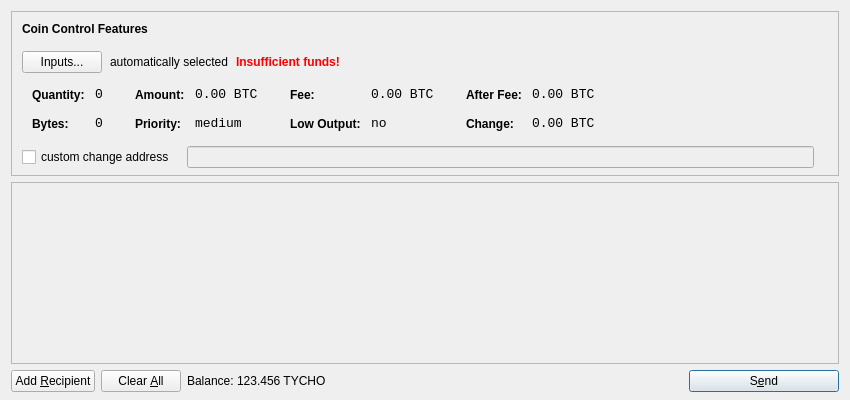
<?xml version="1.0" encoding="UTF-8"?>
<ui version="4.0">
 <class>SendCoinsDialog</class>
 <widget class="QDialog" name="SendCoinsDialog">
  <property name="geometry">
   <rect>
    <x>0</x>
    <y>0</y>
    <width>850</width>
    <height>400</height>
   </rect>
  </property>
  <property name="windowTitle">
   <string>Send Coins</string>
  </property>
  <layout class="QVBoxLayout" name="verticalLayout" stretch="0,1,0">
   <property name="bottomMargin">
    <number>8</number>
   </property>
   <item>
    <widget class="QFrame" name="frameCoinControl">
     <property name="sizePolicy">
      <sizepolicy hsizetype="Expanding" vsizetype="Expanding">
       <horstretch>0</horstretch>
       <verstretch>0</verstretch>
      </sizepolicy>
     </property>
     <property name="maximumSize">
      <size>
       <width>16777215</width>
       <height>16777215</height>
      </size>
     </property>
     <property name="frameShape">
      <enum>QFrame::StyledPanel</enum>
     </property>
     <property name="frameShadow">
      <enum>QFrame::Sunken</enum>
     </property>
     <layout class="QVBoxLayout" name="verticalLayoutCoinControl2">
      <property name="spacing">
       <number>-1</number>
      </property>
      <property name="leftMargin">
       <number>0</number>
      </property>
      <property name="topMargin">
       <number>0</number>
      </property>
      <property name="rightMargin">
       <number>0</number>
      </property>
      <property name="bottomMargin">
       <number>6</number>
      </property>
      <item>
       <layout class="QVBoxLayout" name="verticalLayoutCoinControl" stretch="0,0,0,0,1">
        <property name="spacing">
         <number>0</number>
        </property>
        <property name="leftMargin">
         <number>10</number>
        </property>
        <property name="topMargin">
         <number>10</number>
        </property>
        <item>
         <layout class="QHBoxLayout" name="horizontalLayoutCoinControl1">
          <property name="bottomMargin">
           <number>15</number>
          </property>
          <item>
           <widget class="QLabel" name="labelCoinControlFeatures">
            <property name="sizePolicy">
             <sizepolicy hsizetype="Preferred" vsizetype="Maximum">
              <horstretch>0</horstretch>
              <verstretch>0</verstretch>
             </sizepolicy>
            </property>
            <property name="font">
             <font>
              <weight>75</weight>
              <bold>true</bold>
             </font>
            </property>
            <property name="styleSheet">
             <string notr="true">font-weight:bold;</string>
            </property>
            <property name="text">
             <string>Coin Control Features</string>
            </property>
           </widget>
          </item>
         </layout>
        </item>
        <item>
         <layout class="QHBoxLayout" name="horizontalLayoutCoinControl2" stretch="0,0,0,0">
          <property name="spacing">
           <number>8</number>
          </property>
          <property name="bottomMargin">
           <number>10</number>
          </property>
          <item>
           <widget class="QPushButton" name="pushButtonCoinControl">
            <property name="styleSheet">
             <string notr="true"/>
            </property>
            <property name="text">
             <string>Inputs...</string>
            </property>
           </widget>
          </item>
          <item>
           <widget class="QLabel" name="labelCoinControlAutomaticallySelected">
            <property name="text">
             <string>automatically selected</string>
            </property>
            <property name="margin">
             <number>5</number>
            </property>
           </widget>
          </item>
          <item>
           <widget class="QLabel" name="labelCoinControlInsuffFunds">
            <property name="font">
             <font>
              <weight>75</weight>
              <bold>true</bold>
             </font>
            </property>
            <property name="styleSheet">
             <string notr="true">color:red;font-weight:bold;</string>
            </property>
            <property name="text">
             <string>Insufficient funds!</string>
            </property>
            <property name="margin">
             <number>5</number>
            </property>
           </widget>
          </item>
          <item>
           <spacer name="horizontalSpacerCoinControl">
            <property name="orientation">
             <enum>Qt::Horizontal</enum>
            </property>
            <property name="sizeHint" stdset="0">
             <size>
              <width>40</width>
              <height>1</height>
             </size>
            </property>
           </spacer>
          </item>
         </layout>
        </item>
        <item>
         <widget class="QWidget" name="widgetCoinControl" native="true">
          <property name="sizePolicy">
           <sizepolicy hsizetype="Preferred" vsizetype="Preferred">
            <horstretch>0</horstretch>
            <verstretch>0</verstretch>
           </sizepolicy>
          </property>
          <property name="minimumSize">
           <size>
            <width>0</width>
            <height>0</height>
           </size>
          </property>
          <property name="styleSheet">
           <string notr="true"/>
          </property>
          <layout class="QHBoxLayout" name="horizontalLayoutCoinControl5">
           <property name="margin">
            <number>0</number>
           </property>
           <item>
            <layout class="QHBoxLayout" name="horizontalLayoutCoinControl3" stretch="0,0,0,1">
             <property name="spacing">
              <number>20</number>
             </property>
             <property name="topMargin">
              <number>0</number>
             </property>
             <property name="bottomMargin">
              <number>10</number>
             </property>
             <item>
              <layout class="QFormLayout" name="formLayoutCoinControl1">
               <property name="horizontalSpacing">
                <number>10</number>
               </property>
               <property name="verticalSpacing">
                <number>14</number>
               </property>
               <property name="leftMargin">
                <number>10</number>
               </property>
               <property name="topMargin">
                <number>4</number>
               </property>
               <property name="rightMargin">
                <number>6</number>
               </property>
               <item row="0" column="0">
                <widget class="QLabel" name="labelCoinControlQuantityText">
                 <property name="styleSheet">
                  <string notr="true">font-weight:bold;</string>
                 </property>
                 <property name="text">
                  <string>Quantity:</string>
                 </property>
                 <property name="margin">
                  <number>0</number>
                 </property>
                </widget>
               </item>
               <item row="0" column="1">
                <widget class="QLabel" name="labelCoinControlQuantity">
                 <property name="font">
                  <font>
                   <family>Monospace</family>
                   <pointsize>10</pointsize>
                  </font>
                 </property>
                 <property name="cursor">
                  <cursorShape>IBeamCursor</cursorShape>
                 </property>
                 <property name="contextMenuPolicy">
                  <enum>Qt::ActionsContextMenu</enum>
                 </property>
                 <property name="text">
                  <string notr="true">0</string>
                 </property>
                 <property name="margin">
                  <number>0</number>
                 </property>
                 <property name="textInteractionFlags">
                  <set>Qt::LinksAccessibleByMouse|Qt::TextSelectableByKeyboard|Qt::TextSelectableByMouse</set>
                 </property>
                </widget>
               </item>
               <item row="1" column="0">
                <widget class="QLabel" name="labelCoinControlBytesText">
                 <property name="styleSheet">
                  <string notr="true">font-weight:bold;</string>
                 </property>
                 <property name="text">
                  <string>Bytes:</string>
                 </property>
                </widget>
               </item>
               <item row="1" column="1">
                <widget class="QLabel" name="labelCoinControlBytes">
                 <property name="font">
                  <font>
                   <family>Monospace</family>
                   <pointsize>10</pointsize>
                  </font>
                 </property>
                 <property name="cursor">
                  <cursorShape>IBeamCursor</cursorShape>
                 </property>
                 <property name="contextMenuPolicy">
                  <enum>Qt::ActionsContextMenu</enum>
                 </property>
                 <property name="text">
                  <string notr="true">0</string>
                 </property>
                 <property name="textInteractionFlags">
                  <set>Qt::LinksAccessibleByMouse|Qt::TextSelectableByKeyboard|Qt::TextSelectableByMouse</set>
                 </property>
                </widget>
               </item>
              </layout>
             </item>
             <item>
              <layout class="QFormLayout" name="formLayoutCoinControl2">
               <property name="horizontalSpacing">
                <number>10</number>
               </property>
               <property name="verticalSpacing">
                <number>14</number>
               </property>
               <property name="leftMargin">
                <number>6</number>
               </property>
               <property name="topMargin">
                <number>4</number>
               </property>
               <property name="rightMargin">
                <number>6</number>
               </property>
               <item row="0" column="0">
                <widget class="QLabel" name="labelCoinControlAmountText">
                 <property name="styleSheet">
                  <string notr="true">font-weight:bold;</string>
                 </property>
                 <property name="text">
                  <string>Amount:</string>
                 </property>
                 <property name="margin">
                  <number>0</number>
                 </property>
                </widget>
               </item>
               <item row="0" column="1">
                <widget class="QLabel" name="labelCoinControlAmount">
                 <property name="font">
                  <font>
                   <family>Monospace</family>
                   <pointsize>10</pointsize>
                  </font>
                 </property>
                 <property name="cursor">
                  <cursorShape>IBeamCursor</cursorShape>
                 </property>
                 <property name="contextMenuPolicy">
                  <enum>Qt::ActionsContextMenu</enum>
                 </property>
                 <property name="text">
                  <string notr="true">0.00 BTC</string>
                 </property>
                 <property name="textInteractionFlags">
                  <set>Qt::LinksAccessibleByMouse|Qt::TextSelectableByKeyboard|Qt::TextSelectableByMouse</set>
                 </property>
                </widget>
               </item>
               <item row="1" column="0">
                <widget class="QLabel" name="labelCoinControlPriorityText">
                 <property name="styleSheet">
                  <string notr="true">font-weight:bold;</string>
                 </property>
                 <property name="text">
                  <string>Priority:</string>
                 </property>
                </widget>
               </item>
               <item row="1" column="1">
                <widget class="QLabel" name="labelCoinControlPriority">
                 <property name="font">
                  <font>
                   <family>Monospace</family>
                   <pointsize>10</pointsize>
                  </font>
                 </property>
                 <property name="cursor">
                  <cursorShape>IBeamCursor</cursorShape>
                 </property>
                 <property name="contextMenuPolicy">
                  <enum>Qt::ActionsContextMenu</enum>
                 </property>
                 <property name="text">
                  <string>medium</string>
                 </property>
                 <property name="textInteractionFlags">
                  <set>Qt::LinksAccessibleByMouse|Qt::TextSelectableByKeyboard|Qt::TextSelectableByMouse</set>
                 </property>
                </widget>
               </item>
              </layout>
             </item>
             <item>
              <layout class="QFormLayout" name="formLayoutCoinControl3">
               <property name="horizontalSpacing">
                <number>10</number>
               </property>
               <property name="verticalSpacing">
                <number>14</number>
               </property>
               <property name="leftMargin">
                <number>6</number>
               </property>
               <property name="topMargin">
                <number>4</number>
               </property>
               <property name="rightMargin">
                <number>6</number>
               </property>
               <item row="0" column="0">
                <widget class="QLabel" name="labelCoinControlFeeText">
                 <property name="styleSheet">
                  <string notr="true">font-weight:bold;</string>
                 </property>
                 <property name="text">
                  <string>Fee:</string>
                 </property>
                 <property name="margin">
                  <number>0</number>
                 </property>
                </widget>
               </item>
               <item row="0" column="1">
                <widget class="QLabel" name="labelCoinControlFee">
                 <property name="font">
                  <font>
                   <family>Monospace</family>
                   <pointsize>10</pointsize>
                  </font>
                 </property>
                 <property name="cursor">
                  <cursorShape>IBeamCursor</cursorShape>
                 </property>
                 <property name="contextMenuPolicy">
                  <enum>Qt::ActionsContextMenu</enum>
                 </property>
                 <property name="text">
                  <string notr="true">0.00 BTC</string>
                 </property>
                 <property name="textInteractionFlags">
                  <set>Qt::LinksAccessibleByMouse|Qt::TextSelectableByKeyboard|Qt::TextSelectableByMouse</set>
                 </property>
                </widget>
               </item>
               <item row="1" column="0">
                <widget class="QLabel" name="labelCoinControlLowOutputText">
                 <property name="styleSheet">
                  <string notr="true">font-weight:bold;</string>
                 </property>
                 <property name="text">
                  <string>Low Output:</string>
                 </property>
                </widget>
               </item>
               <item row="1" column="1">
                <widget class="QLabel" name="labelCoinControlLowOutput">
                 <property name="font">
                  <font>
                   <family>Monospace</family>
                   <pointsize>10</pointsize>
                  </font>
                 </property>
                 <property name="cursor">
                  <cursorShape>IBeamCursor</cursorShape>
                 </property>
                 <property name="contextMenuPolicy">
                  <enum>Qt::ActionsContextMenu</enum>
                 </property>
                 <property name="text">
                  <string>no</string>
                 </property>
                 <property name="textInteractionFlags">
                  <set>Qt::LinksAccessibleByMouse|Qt::TextSelectableByKeyboard|Qt::TextSelectableByMouse</set>
                 </property>
                </widget>
               </item>
              </layout>
             </item>
             <item>
              <layout class="QFormLayout" name="formLayoutCoinControl4">
               <property name="horizontalSpacing">
                <number>10</number>
               </property>
               <property name="verticalSpacing">
                <number>14</number>
               </property>
               <property name="leftMargin">
                <number>6</number>
               </property>
               <property name="topMargin">
                <number>4</number>
               </property>
               <property name="rightMargin">
                <number>6</number>
               </property>
               <item row="0" column="0">
                <widget class="QLabel" name="labelCoinControlAfterFeeText">
                 <property name="styleSheet">
                  <string notr="true">font-weight:bold;</string>
                 </property>
                 <property name="text">
                  <string>After Fee:</string>
                 </property>
                 <property name="margin">
                  <number>0</number>
                 </property>
                </widget>
               </item>
               <item row="0" column="1">
                <widget class="QLabel" name="labelCoinControlAfterFee">
                 <property name="font">
                  <font>
                   <family>Monospace</family>
                   <pointsize>10</pointsize>
                  </font>
                 </property>
                 <property name="cursor">
                  <cursorShape>IBeamCursor</cursorShape>
                 </property>
                 <property name="contextMenuPolicy">
                  <enum>Qt::ActionsContextMenu</enum>
                 </property>
                 <property name="text">
                  <string notr="true">0.00 BTC</string>
                 </property>
                 <property name="textInteractionFlags">
                  <set>Qt::LinksAccessibleByMouse|Qt::TextSelectableByKeyboard|Qt::TextSelectableByMouse</set>
                 </property>
                </widget>
               </item>
               <item row="1" column="0">
                <widget class="QLabel" name="labelCoinControlChangeText">
                 <property name="styleSheet">
                  <string notr="true">font-weight:bold;</string>
                 </property>
                 <property name="text">
                  <string>Change:</string>
                 </property>
                </widget>
               </item>
               <item row="1" column="1">
                <widget class="QLabel" name="labelCoinControlChange">
                 <property name="font">
                  <font>
                   <family>Monospace</family>
                   <pointsize>10</pointsize>
                  </font>
                 </property>
                 <property name="cursor">
                  <cursorShape>IBeamCursor</cursorShape>
                 </property>
                 <property name="contextMenuPolicy">
                  <enum>Qt::ActionsContextMenu</enum>
                 </property>
                 <property name="text">
                  <string notr="true">0.00 BTC</string>
                 </property>
                 <property name="textInteractionFlags">
                  <set>Qt::LinksAccessibleByMouse|Qt::TextSelectableByKeyboard|Qt::TextSelectableByMouse</set>
                 </property>
                </widget>
               </item>
              </layout>
             </item>
            </layout>
           </item>
          </layout>
         </widget>
        </item>
        <item>
         <layout class="QHBoxLayout" name="horizontalLayoutCoinControl4" stretch="0,0,0">
          <property name="spacing">
           <number>12</number>
          </property>
          <property name="sizeConstraint">
           <enum>QLayout::SetDefaultConstraint</enum>
          </property>
          <property name="topMargin">
           <number>5</number>
          </property>
          <property name="rightMargin">
           <number>5</number>
          </property>
          <item>
           <widget class="QCheckBox" name="checkBoxCoinControlChange">
            <property name="text">
             <string>custom change address</string>
            </property>
           </widget>
          </item>
          <item>
           <widget class="QLineEdit" name="lineEditCoinControlChange">
            <property name="enabled">
             <bool>false</bool>
            </property>
            <property name="sizePolicy">
             <sizepolicy hsizetype="Expanding" vsizetype="Fixed">
              <horstretch>0</horstretch>
              <verstretch>0</verstretch>
             </sizepolicy>
            </property>
           </widget>
          </item>
          <item>
           <widget class="QLabel" name="labelCoinControlChangeLabel">
            <property name="sizePolicy">
             <sizepolicy hsizetype="Preferred" vsizetype="Expanding">
              <horstretch>0</horstretch>
              <verstretch>0</verstretch>
             </sizepolicy>
            </property>
            <property name="minimumSize">
             <size>
              <width>0</width>
              <height>0</height>
             </size>
            </property>
            <property name="text">
             <string/>
            </property>
            <property name="margin">
             <number>3</number>
            </property>
           </widget>
          </item>
         </layout>
        </item>
        <item>
         <spacer name="verticalSpacerCoinControl">
          <property name="orientation">
           <enum>Qt::Vertical</enum>
          </property>
          <property name="sizeHint" stdset="0">
           <size>
            <width>800</width>
            <height>1</height>
           </size>
          </property>
         </spacer>
        </item>
       </layout>
      </item>
     </layout>
    </widget>
   </item>
   <item>
    <widget class="QScrollArea" name="scrollArea">
     <property name="widgetResizable">
      <bool>true</bool>
     </property>
     <widget class="QWidget" name="scrollAreaWidgetContents">
      <property name="geometry">
       <rect>
        <x>0</x>
        <y>0</y>
        <width>830</width>
        <height>165</height>
       </rect>
      </property>
      <layout class="QVBoxLayout" name="verticalLayout_2">
       <property name="margin">
        <number>0</number>
       </property>
       <item>
        <layout class="QVBoxLayout" name="entries">
         <property name="spacing">
          <number>6</number>
         </property>
        </layout>
       </item>
       <item>
        <spacer name="verticalSpacer">
         <property name="orientation">
          <enum>Qt::Vertical</enum>
         </property>
         <property name="sizeHint" stdset="0">
          <size>
           <width>20</width>
           <height>40</height>
          </size>
         </property>
        </spacer>
       </item>
      </layout>
     </widget>
    </widget>
   </item>
   <item>
    <layout class="QHBoxLayout" name="horizontalLayout">
     <item>
      <widget class="QPushButton" name="addButton">
       <property name="toolTip">
        <string>Send to multiple recipients at once</string>
       </property>
       <property name="text">
        <string>Add &amp;Recipient</string>
       </property>
       <property name="icon">
        <iconset resource="../bitcoin.qrc">
         <normaloff>:/icons/add</normaloff>:/icons/add</iconset>
       </property>
       <property name="autoDefault">
        <bool>false</bool>
       </property>
      </widget>
     </item>
     <item>
      <widget class="QPushButton" name="clearButton">
       <property name="sizePolicy">
        <sizepolicy hsizetype="Minimum" vsizetype="Fixed">
         <horstretch>0</horstretch>
         <verstretch>0</verstretch>
        </sizepolicy>
       </property>
       <property name="toolTip">
        <string>Remove all transaction fields</string>
       </property>
       <property name="text">
        <string>Clear &amp;All</string>
       </property>
       <property name="icon">
        <iconset resource="../bitcoin.qrc">
         <normaloff>:/icons/remove</normaloff>:/icons/remove</iconset>
       </property>
       <property name="autoRepeatDelay">
        <number>300</number>
       </property>
       <property name="autoDefault">
        <bool>false</bool>
       </property>
      </widget>
     </item>
     <item>
      <layout class="QHBoxLayout" name="horizontalLayout_2">
       <property name="spacing">
        <number>3</number>
       </property>
       <item>
        <widget class="QLabel" name="label">
         <property name="text">
          <string>Balance:</string>
         </property>
        </widget>
       </item>
       <item>
        <widget class="QLabel" name="labelBalance">
         <property name="cursor">
          <cursorShape>IBeamCursor</cursorShape>
         </property>
         <property name="text">
          <string>123.456 TYCHO</string>
         </property>
         <property name="textInteractionFlags">
          <set>Qt::LinksAccessibleByMouse|Qt::TextSelectableByKeyboard|Qt::TextSelectableByMouse</set>
         </property>
        </widget>
       </item>
      </layout>
     </item>
     <item>
      <spacer name="horizontalSpacer">
       <property name="orientation">
        <enum>Qt::Horizontal</enum>
       </property>
       <property name="sizeHint" stdset="0">
        <size>
         <width>40</width>
         <height>20</height>
        </size>
       </property>
      </spacer>
     </item>
     <item>
      <widget class="QPushButton" name="sendButton">
       <property name="minimumSize">
        <size>
         <width>150</width>
         <height>0</height>
        </size>
       </property>
       <property name="toolTip">
        <string>Confirm the send action</string>
       </property>
       <property name="text">
        <string>S&amp;end</string>
       </property>
       <property name="icon">
        <iconset resource="../bitcoin.qrc">
         <normaloff>:/icons/send</normaloff>:/icons/send</iconset>
       </property>
       <property name="default">
        <bool>true</bool>
       </property>
      </widget>
     </item>
    </layout>
   </item>
  </layout>
 </widget>
 <resources>
  <include location="../bitcoin.qrc"/>
 </resources>
 <connections/>
</ui>
